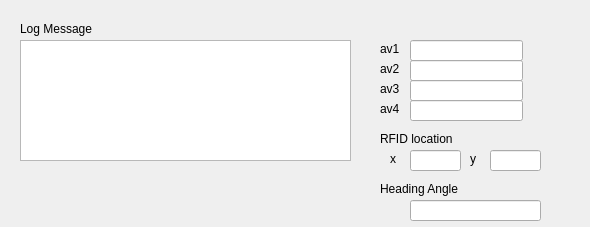
<?xml version="1.0" encoding="UTF-8"?>
<ui version="4.0">
 <class>Dialog</class>
 <widget class="QDialog" name="Dialog">
  <property name="geometry">
   <rect>
    <x>0</x>
    <y>0</y>
    <width>590</width>
    <height>227</height>
   </rect>
  </property>
  <property name="windowTitle">
   <string>Dialog</string>
  </property>
  <widget class="QLabel" name="label">
   <property name="geometry">
    <rect>
     <x>20</x>
     <y>20</y>
     <width>111</width>
     <height>17</height>
    </rect>
   </property>
   <property name="text">
    <string>Log Message</string>
   </property>
  </widget>
  <widget class="QPlainTextEdit" name="printLog">
   <property name="geometry">
    <rect>
     <x>20</x>
     <y>40</y>
     <width>331</width>
     <height>121</height>
    </rect>
   </property>
  </widget>
  <widget class="QLineEdit" name="av1">
   <property name="geometry">
    <rect>
     <x>410</x>
     <y>40</y>
     <width>113</width>
     <height>21</height>
    </rect>
   </property>
  </widget>
  <widget class="QLineEdit" name="av2">
   <property name="geometry">
    <rect>
     <x>410</x>
     <y>60</y>
     <width>113</width>
     <height>21</height>
    </rect>
   </property>
  </widget>
  <widget class="QLineEdit" name="av3">
   <property name="geometry">
    <rect>
     <x>410</x>
     <y>80</y>
     <width>113</width>
     <height>21</height>
    </rect>
   </property>
  </widget>
  <widget class="QLineEdit" name="av4">
   <property name="geometry">
    <rect>
     <x>410</x>
     <y>100</y>
     <width>113</width>
     <height>21</height>
    </rect>
   </property>
  </widget>
  <widget class="QLabel" name="label_2">
   <property name="geometry">
    <rect>
     <x>380</x>
     <y>40</y>
     <width>41</width>
     <height>17</height>
    </rect>
   </property>
   <property name="text">
    <string>av1</string>
   </property>
  </widget>
  <widget class="QLabel" name="label_3">
   <property name="geometry">
    <rect>
     <x>380</x>
     <y>60</y>
     <width>41</width>
     <height>17</height>
    </rect>
   </property>
   <property name="text">
    <string>av2</string>
   </property>
  </widget>
  <widget class="QLabel" name="label_4">
   <property name="geometry">
    <rect>
     <x>380</x>
     <y>80</y>
     <width>41</width>
     <height>17</height>
    </rect>
   </property>
   <property name="text">
    <string>av3</string>
   </property>
  </widget>
  <widget class="QLabel" name="label_5">
   <property name="geometry">
    <rect>
     <x>380</x>
     <y>100</y>
     <width>41</width>
     <height>17</height>
    </rect>
   </property>
   <property name="text">
    <string>av4</string>
   </property>
  </widget>
  <widget class="QLabel" name="label_6">
   <property name="geometry">
    <rect>
     <x>380</x>
     <y>130</y>
     <width>161</width>
     <height>17</height>
    </rect>
   </property>
   <property name="text">
    <string>RFID location</string>
   </property>
  </widget>
  <widget class="QLineEdit" name="x">
   <property name="geometry">
    <rect>
     <x>410</x>
     <y>150</y>
     <width>51</width>
     <height>21</height>
    </rect>
   </property>
  </widget>
  <widget class="QLineEdit" name="y">
   <property name="geometry">
    <rect>
     <x>490</x>
     <y>150</y>
     <width>51</width>
     <height>21</height>
    </rect>
   </property>
  </widget>
  <widget class="QLabel" name="label_7">
   <property name="geometry">
    <rect>
     <x>390</x>
     <y>150</y>
     <width>16</width>
     <height>17</height>
    </rect>
   </property>
   <property name="text">
    <string>x</string>
   </property>
  </widget>
  <widget class="QLabel" name="label_8">
   <property name="geometry">
    <rect>
     <x>470</x>
     <y>150</y>
     <width>16</width>
     <height>17</height>
    </rect>
   </property>
   <property name="text">
    <string>y</string>
   </property>
  </widget>
  <widget class="QLabel" name="label_9">
   <property name="geometry">
    <rect>
     <x>380</x>
     <y>180</y>
     <width>161</width>
     <height>17</height>
    </rect>
   </property>
   <property name="text">
    <string>Heading Angle</string>
   </property>
  </widget>
  <widget class="QLineEdit" name="heading_angle">
   <property name="geometry">
    <rect>
     <x>410</x>
     <y>200</y>
     <width>131</width>
     <height>21</height>
    </rect>
   </property>
  </widget>
 </widget>
 <layoutdefault spacing="6" margin="11"/>
 <resources/>
 <connections/>
</ui>
